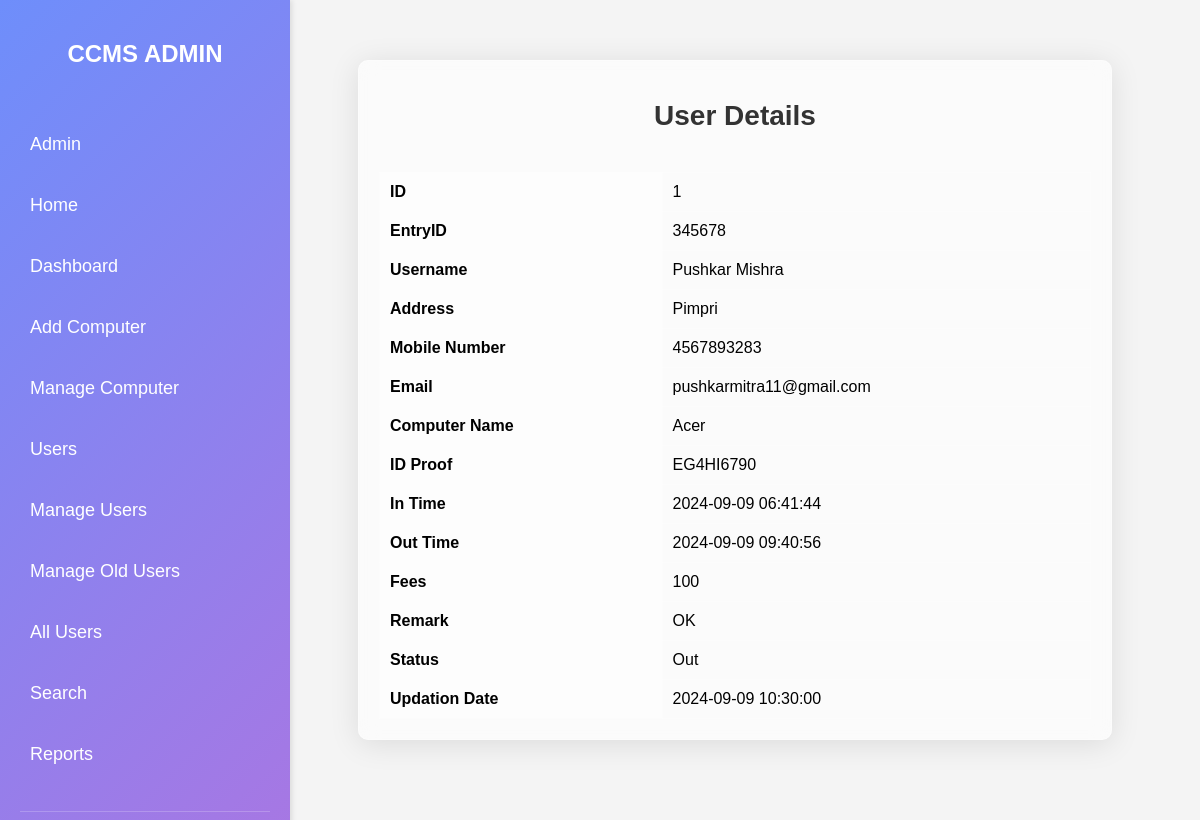
/userdetail1.php, run on the app's committed database.
### tables this page shows
CREATE TABLE `users` (
  `ID` int(10) DEFAULT NULL,
  `EntryID` varchar(20) DEFAULT NULL,
  `username` varchar(120) DEFAULT NULL,
  `useraddr` varchar(200) DEFAULT NULL,
  `mobile_number` bigint(10) DEFAULT NULL,
  `email` varchar(200) DEFAULT NULL,
  `computer_name` varchar(120) NOT NULL,
  `IDproof` varchar(120) NOT NULL,
  `intime` timestamp NULL DEFAULT NULL ON UPDATE current_timestamp(),
  `out_time` timestamp NULL DEFAULT NULL ON UPDATE current_timestamp(),
  `fees` varchar(120) DEFAULT NULL,
  `remark` varchar(20) DEFAULT NULL,
  `status` varchar(120) NOT NULL,
  `updation_date` timestamp NULL DEFAULT NULL ON UPDATE current_timestamp()
);

### userdetail1.php (the view, shortened to what this page needs)
<!DOCTYPE html>
<html lang="en">
<head>
</head>
<body>
    <div class="sidebar">
        <h2>CCMS ADMIN</h2>
        <ul> <li><a href="admin.php">Admin</a></li>
            <li><a href="home.php">Home</a></li>
            <li><a href="dashboard.php">Dashboard</a></li>
            <li><a href="add_computer.php">Add Computer</a></li>
            <li><a href="manage_computer.php">Manage Computer</a></li>
            <li><a href="user_details.php">Users</a></li>
            <li><a href="manage_users.php">Manage Users</a></li>
            <li><a href="manage_oldusers.php">Manage Old Users</a></li>
            <li><a href="all_users.php">All Users</a></li>
            <li><a href="search.php">Search</a></li>
            <li><a href="reports.php">Reports</a></li>
        </ul>
        <div class="footer">
        </div>
    </div>
    <div class="content">
        <div class="glass">
            <h1>User Details</h1>
            <?php
            $servername = "localhost";
            $username = "root";
            $password = "";
            $dbname = "ccm";
            $conn = new mysqli($servername, $username, $password, $dbname);
            $specific_username = 'Pushkar Mishra';
            $stmt = $conn->prepare("SELECT ID, EntryID, username, useraddr, mobile_number, email, computer_name, IDproof, intime, out_time, fees, remark, status, updation_date FROM users WHERE username = ?");
            $stmt->bind_param("s", $specific_username);
            $stmt->execute();
            $stmt->bind_result($ID, $EntryID, $username, $useraddr, $mobile_number, $email, $computer_name, $IDproof, $intime, $out_time, $fees, $remark, $status, $updation_date);
            if ($stmt->fetch()) {
                echo "<table>";
                echo "<tr><th>ID</th><td>$ID</td></tr>";
                echo "<tr><th>EntryID</th><td>$EntryID</td></tr>";
                echo "<tr><th>Username</th><td>$username</td></tr>";
                echo "<tr><th>Address</th><td>$useraddr</td></tr>";
                echo "<tr><th>Mobile Number</th><td>$mobile_number</td></tr>";
                echo "<tr><th>Email</th><td>$email</td></tr>";
                echo "<tr><th>Computer Name</th><td>$computer_name</td></tr>";
                echo "<tr><th>ID Proof</th><td>$IDproof</td></tr>";
                echo "<tr><th>In Time</th><td>$intime</td></tr>";
                echo "<tr><th>Out Time</th><td>$out_time</td></tr>";
                echo "<tr><th>Fees</th><td>$fees</td></tr>";
                echo "<tr><th>Remark</th><td>$remark</td></tr>";
                echo "<tr><th>Status</th><td>$status</td></tr>";
                echo "<tr><th>Updation Date</th><td>$updation_date</td></tr>";
                echo "</table>";
            } else {
                echo "No user found with the username: " . $specific_username;
            }
            ?>
        </div>
    </div>
</body>
</html>

### userdetail1.php (style rules this page uses)
body { font-family: Arial, sans-serif; background-color: #f4f4f4; margin: 0; padding: 0; display: flex; justify-content: center; align-items: center; height: 100vh; background-image: url('https://us.123rf.com/450wm/ohishi/ohishi1801/ohishi180100002/93767870-games-computer-online-in-internet-cafe.jpg'); background-size: cover; background-repeat: no-repeat; background-attachment: fixed; }
.sidebar { width: 250px; background: linear-gradient(135deg, #6e8efb, #a777e3); color: #fff; padding: 20px; height: 100vh; box-shadow: 2px 0 5px rgba(0, 0, 0, 0.1); display: flex; flex-direction: column; justify-content: space-between; position: fixed; left: 0; top: 0; }
.sidebar h2 { text-align: center; margin-bottom: 20px; font-size: 24px; font-weight: bold; }
.sidebar ul { list-style: none; padding: 0; }
.sidebar ul li { margin: 20px 0; }
.sidebar ul li a { color: #fff; text-decoration: none; font-size: 18px; display: block; padding: 10px; border-radius: 8px; transition: background 0.3s; }
.sidebar .footer { text-align: center; font-size: 14px; padding: 10px; border-top: 1px solid rgba(255, 255, 255, 0.2); }
.content { margin-left: 270px; padding: 20px; width: calc(100% - 270px); display: flex; justify-content: center; align-items: center; height: 100vh; }
.glass { background: rgba(255, 255, 255, 0.6); border-radius: 10px; box-shadow: 0 4px 30px rgba(0, 0, 0, 0.1); backdrop-filter: blur(10px); -webkit-backdrop-filter: blur(10px); border: 1px solid rgba(255, 255, 255, 0.3); padding: 20px; color: #000; width: 80%; max-width: 800px; display: flex; flex-direction: column; align-items: center; }
h1 { margin-bottom: 20px; font-size: 28px; color: #333; }
table { width: 100%; border-collapse: collapse; margin-top: 20px; }
table, th, td { border: 1px solid rgba(255, 255, 255, 0.3); }
th, td { padding: 10px; text-align: left; }
th { background: rgba(255, 255, 255, 0.4); }

### data on the page
users: ID "1", EntryID "345678", username "Pushkar Mishra", useraddr "Pimpri", mobile_number "4567893283", email "pushkarmitra11@gmail.com", computer_name "Acer", IDproof "EG4HI6790", intime "2024-09-09 06:41:44", out_time "2024-09-09 09:40:56", fees "100", remark "OK", status "Out", updation_date "2024-09-09 10:30:00"
